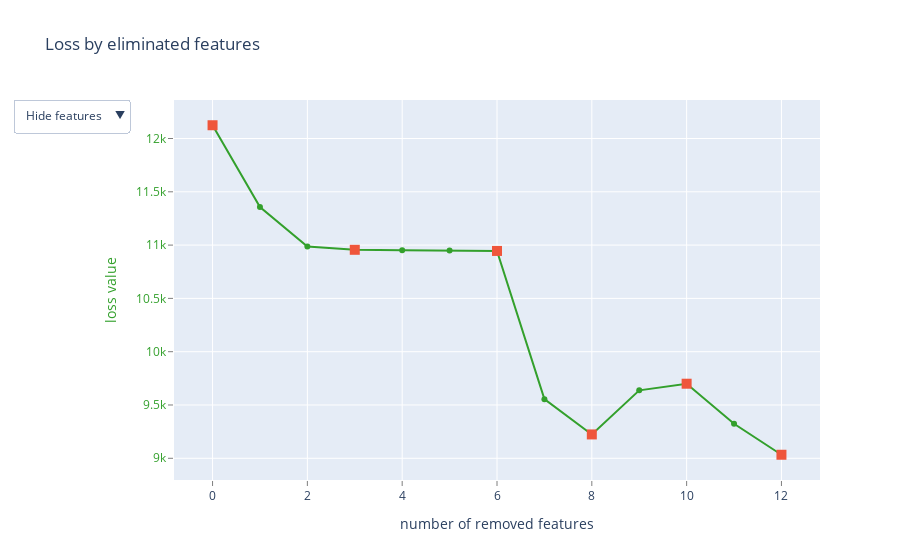

The code cell stored with this chart in its notebook:
### Code cell
from catboost import CatBoostRegressor
regressor = CatBoostRegressor(eval_metric='R2',
                              iterations = 190, 
                              cat_features = categorical_features, 
                              random_state = 123
                              )
rfe_dict = regressor.select_features(X = x_train, 
                                     y = y_train, 
                                     eval_set = (x_test,y_test), 
                                     features_for_select = '0-23', 
                                     num_features_to_select = 12, 
                                     steps = 5, 
                                     verbose = 10, #
                                     train_final_model = True, 
                                     plot = True
                                     )

### Figure 1 — Plotly figure (JSON) as saved in the notebook; plotly's stock layout.template omitted (floating-point values rounded to 4 significant figures)
{"data": [{"line": {"color": "rgb(51,160,44)"}, "mode": "lines+markers", "name": "", "text": ["", "reviews_per_month", "busy", "bathrooms_shared", "accommodates", "beds", "availability_30", "sentiment_score", "in_season", "minimum_nights", "weekend", "host_is_superhost", "instant_bookable"], "type": "scatter", "x": [0, 1, 2, 3, 4, 5, 6, 7, 8, 9, 10, 11, 12], "y": [12120.0, 11360.0, 10990.0, 10960.0, 10950.0, 10950.0, 10950.0, 9555.0, 9224.0, 9637.0, 9700.0, 9324.0, 9033.0]}, {"marker": {"size": 10, "symbol": "square"}, "mode": "markers", "name": "", "text": ["", "bathrooms_shared", "availability_30", "in_season", "weekend", "instant_bookable"], "type": "scatter", "x": [0, 3, 6, 8, 10, 12], "y": [12120.0, 10960.0, 10950.0, 9224.0, 9700.0, 9033.0]}, {"mode": "text", "name": "", "text": ["", "18", "5", "11", "8", "10", "22", "23", "2", "0", "3", "14", "19"], "textfont": {"color": "rgb(51,160,44)", "family": "sans serif", "size": 18}, "textposition": "bottom center", "type": "scatter", "visible": false, "x": [0, 1, 2, 3, 4, 5, 6, 7, 8, 9, 10, 11, 12], "y": [12120.0, 11360.0, 10990.0, 10960.0, 10950.0, 10950.0, 10950.0, 9555.0, 9224.0, 9637.0, 9700.0, 9324.0, 9033.0]}, {"mode": "text", "name": "", "text": ["", "reviews_per_month", "busy", "bathrooms_shared", "accommodates", "beds", "availability_30", "sentiment_score", "in_season", "minimum_nights", "weekend", "host_is_superhost", "instant_bookable"], "textfont": {"color": "rgb(51,160,44)", "family": "sans serif", "size": 18}, "textposition": "bottom center", "type": "scatter", "visible": false, "x": [0, 1, 2, 3, 4, 5, 6, 7, 8, 9, 10, 11, 12], "y": [12120.0, 11360.0, 10990.0, 10960.0, 10950.0, 10950.0, 10950.0, 9555.0, 9224.0, 9637.0, 9700.0, 9324.0, 9033.0]}], "layout": {"showlegend": false, "title": {"text": "Loss by eliminated features"}, "updatemenus": [{"active": 0, "buttons": [{"args": [{"visible": [true, true, false, false]}], "label": "Hide features", "method": "update"}, {"args": [{"visible": [true, true, true, false]}], "label": "Show indices", "method": "update"}, {"args": [{"visible": [true, true, false, true]}], "label": "Show names", "method": "update"}], "pad": {"r": 10, "t": 10}, "showactive": true, "x": -0.25, "xanchor": "left", "y": 1.03, "yanchor": "top"}], "xaxis": {"gridcolor": "rgb(255,255,255)", "showgrid": true, "showline": false, "showticklabels": true, "tickcolor": "rgb(127,127,127)", "ticks": "outside", "title": {"text": "number of removed features"}, "zeroline": false}, "yaxis": {"gridcolor": "rgb(255,255,255)", "showgrid": true, "showline": false, "showticklabels": true, "tickcolor": "rgb(127,127,127)", "tickfont": {"color": "rgb(51,160,44)"}, "ticks": "outside", "title": {"font": {"color": "rgb(51,160,44)"}, "text": "loss value"}, "zeroline": false}}}
